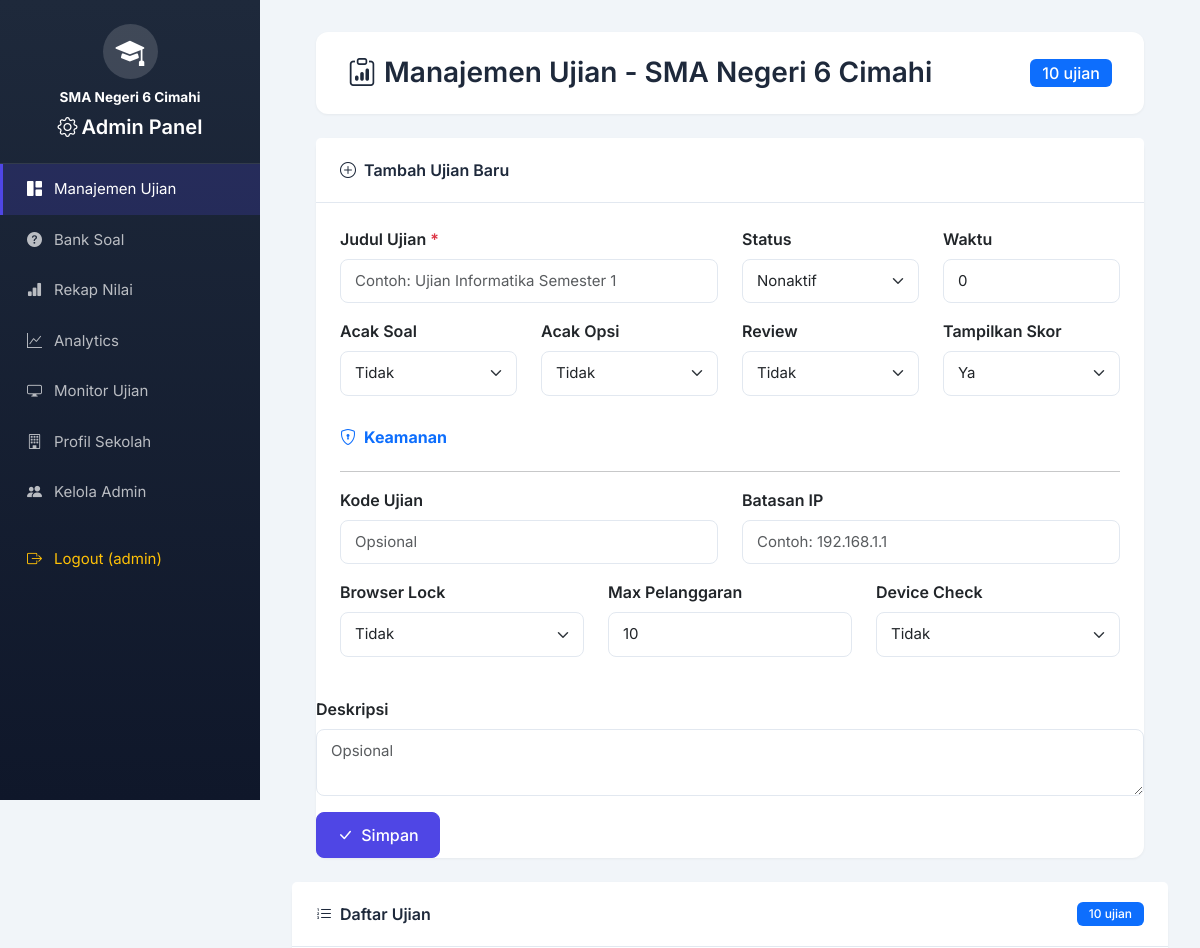
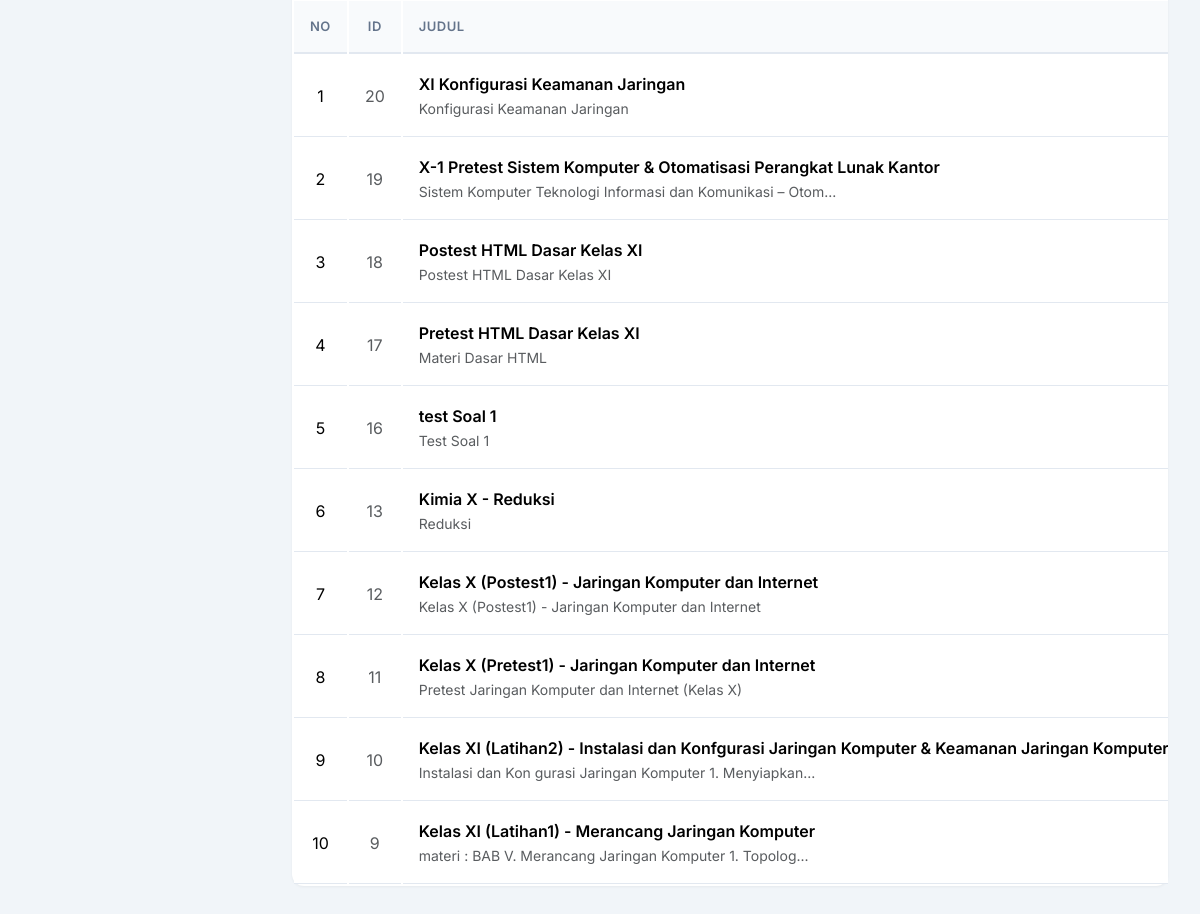
The page /admin/index.php (signed in) on the database as committed earlier (2 pictures, top to bottom).
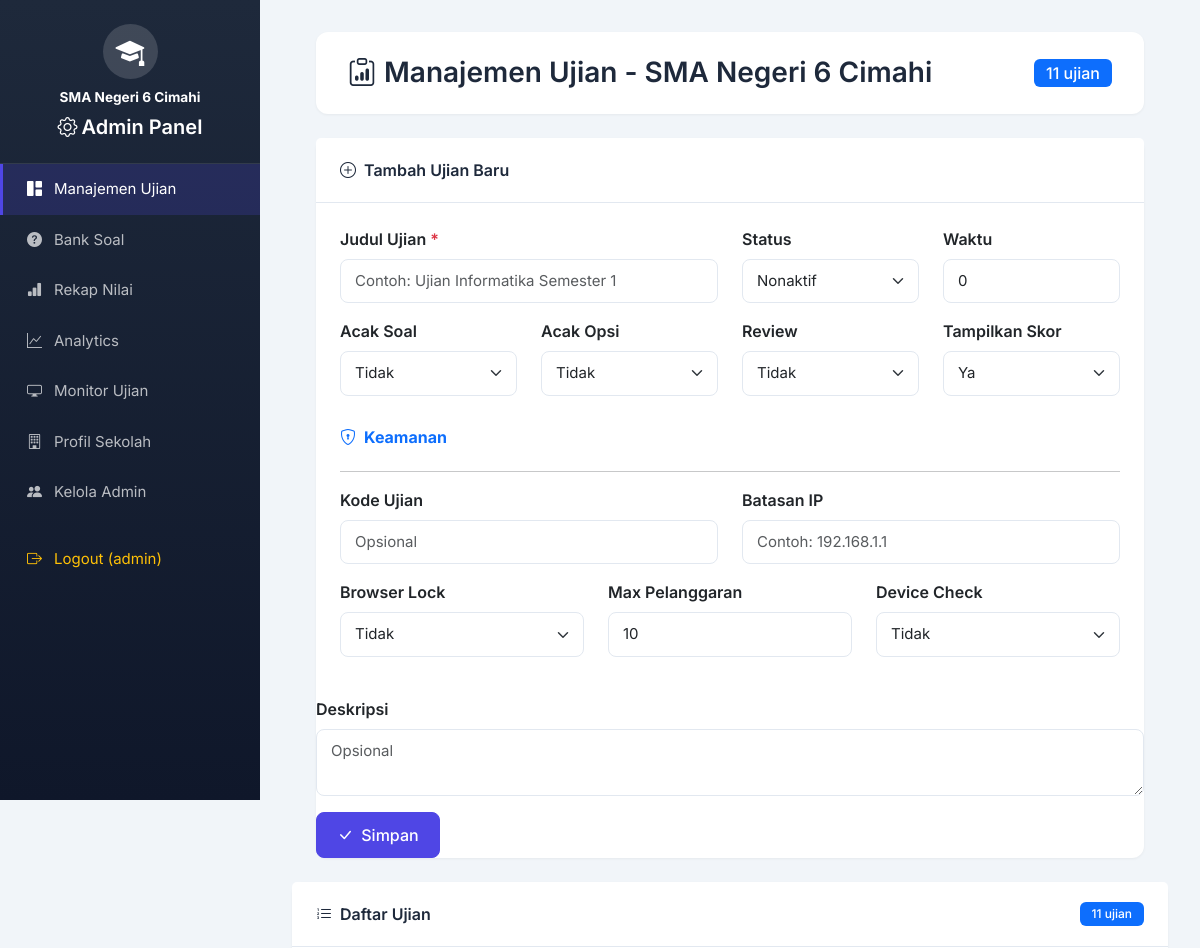
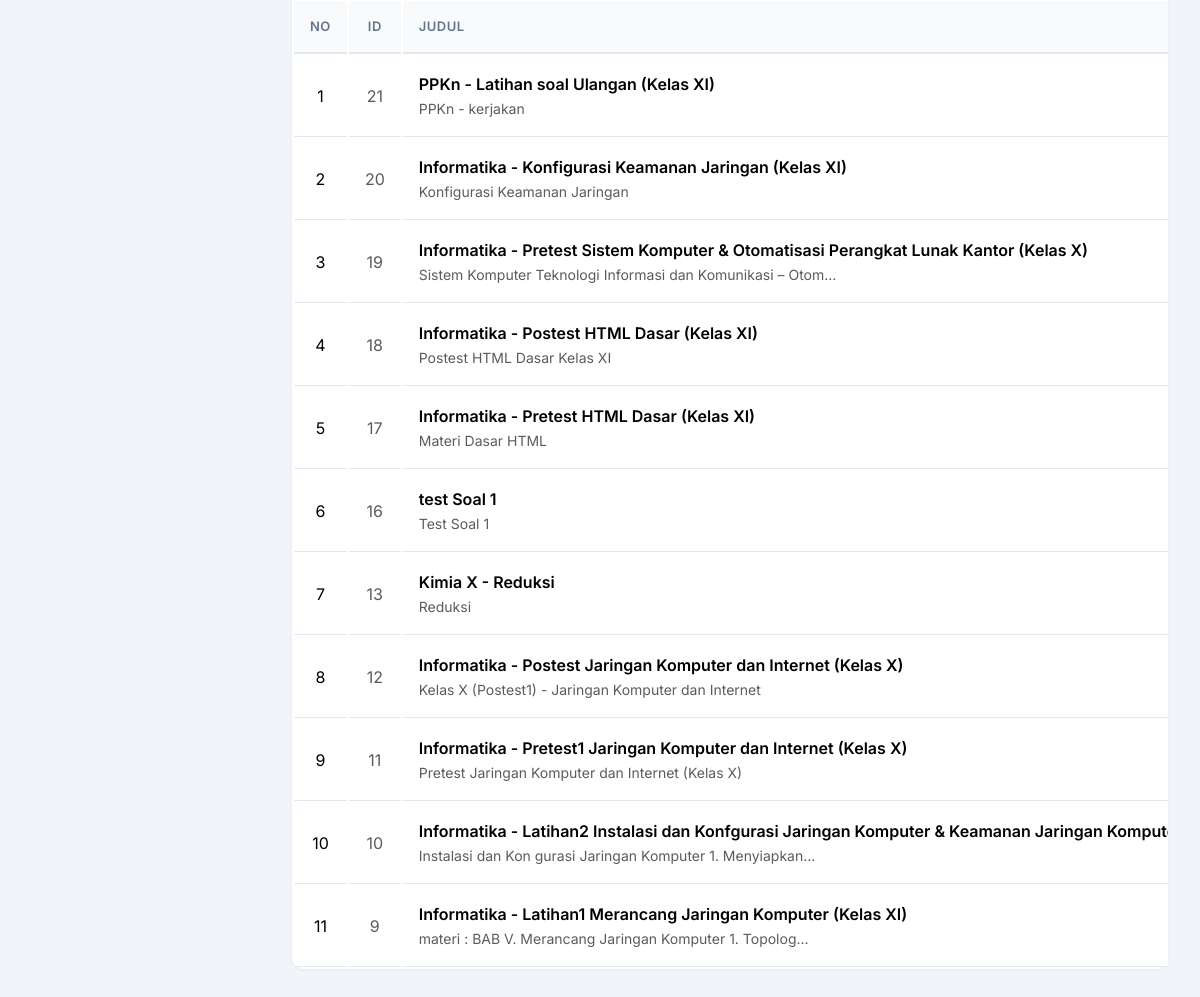
The same page on the database as committed later (2 pictures, top to bottom).
### tables this page shows
CREATE TABLE `konfigurasi_sekolah` (
  `id` int NOT NULL AUTO_INCREMENT,
  `nama_sekolah` varchar(255) NOT NULL DEFAULT 'SMA Negeri 6 Cimahi',
  `logo` varchar(255) DEFAULT NULL,
  `warna_primer` varchar(20) DEFAULT '#667eea',
  `warna_sekunder` varchar(20) DEFAULT '#764ba2',
  `tampilkan_riwayat` enum('ya','tidak') DEFAULT 'ya',
  `created_at` timestamp NULL DEFAULT CURRENT_TIMESTAMP,
  `updated_at` timestamp NULL DEFAULT CURRENT_TIMESTAMP ON UPDATE CURRENT_TIMESTAMP,
  PRIMARY KEY (`id`)
);

CREATE TABLE `ujian` (
  `id` int NOT NULL AUTO_INCREMENT,
  `judul_ujian` varchar(255) NOT NULL,
  `deskripsi` text,
  `status` enum('aktif','nonaktif') DEFAULT 'nonaktif',
  `tgl_dibuat` datetime DEFAULT CURRENT_TIMESTAMP,
  `updated_at` timestamp NULL DEFAULT CURRENT_TIMESTAMP ON UPDATE CURRENT_TIMESTAMP,
  `kode_ujian` varchar(20) DEFAULT NULL,
  `allow_ip` text,
  `enable_browser_lock` enum('ya','tidak') DEFAULT 'tidak',
  `max_violations` int DEFAULT '10',
  `enable_device_check` enum('ya','tidak') DEFAULT 'tidak',
  `waktu_tersedia` int DEFAULT '0',
  `acak_soal` enum('ya','tidak') DEFAULT 'tidak',
  `acak_opsi` enum('ya','tidak') DEFAULT 'tidak',
  `tampilkan_review` enum('ya','tidak') DEFAULT 'tidak',
  `tampilkan_skor` enum('ya','tidak') DEFAULT 'ya',
  PRIMARY KEY (`id`),
  KEY `idx_ujian_status` (`status`,`tgl_dibuat` DESC)
);

### config/init_sekolah.php (called while the page is built, shortened)
<?php
$konfigurasi_cache = null;
function getKonfigurasiSekolah($conn) {
    $result = $conn->query("SELECT * FROM konfigurasi_sekolah LIMIT 1");
    $konfigurasi_cache = $result->fetch_assoc();
    return $konfigurasi_cache;
}
?>

### admin/index.php (the view, shortened to what the rows shown need)
<?php
require_once '../config/database.php';
require_once '../config/init_sekolah.php';
$sekolah = getKonfigurasiSekolah($conn);
$result = $conn->query("SELECT * FROM ujian ORDER BY tgl_dibuat DESC");
?>
<!DOCTYPE html>
<html lang="id">
<head>
    <link href="../vendor/bootstrap/bootstrap.min.css" rel="stylesheet">
    <link rel="stylesheet" href="../vendor/bootstrap-icons/bootstrap-icons.min.css">
</head>
<body>
    <div class="sidebar">
        <div class="sidebar-brand text-center">
            <div class="school-logo mb-2">
                <?php if ($sekolah['logo'] && file_exists('../uploads/' . $sekolah['logo'])): ?>
                    <img src="../uploads/<?= $sekolah['logo'] ?>" alt="Logo" style="width: 100%; height: 100%; object-fit: contain; border-radius: 50%;">
                <?php else: ?>
                    <i class="bi bi-mortarboard-fill" style="font-size: 1.8rem;"></i>
                <?php endif; ?>
            </div>
            <div class="text-white fw-bold" style="font-size: 0.85rem;"><?= htmlspecialchars($sekolah['nama_sekolah']) ?></div>
            <h5 class="mt-2"><i class="bi bi-gear me-1"></i>Admin Panel</h5>
        </div>
    </div>
    <div class="main-content">
        <div class="card animate-fade-in">
            <div class="card-body p-0">
                <?php if ($result->num_rows > 0): ?>
                <div class="table-scroll">
                    <table class="table table-hover mb-0">
                        <thead>
                            <tr>
                                <th class="text-center">No</th>
                                <th class="text-center">ID</th>
                                <th>Judul</th>
                            </tr>
                        </thead>
                        <tbody>
                            <?php $no = 1; while ($row = $result->fetch_assoc()): ?>
                            <tr>
                                <td class="text-center"><?= $no++ ?></td>
                                <td class="text-center text-muted"><?= $row['id'] ?></td>
                                <td>
                                    <div class="fw-semibold"><?= htmlspecialchars($row['judul_ujian']) ?></div>
                                    <small class="text-muted"><?= htmlspecialchars(mb_strimwidth($row['deskripsi'] ?? '', 0, 60, '...')) ?></small>
                                </td>
                            </tr>
                            <?php endwhile; ?>
                        </tbody>
                    </table>
                </div>
                <?php endif; ?>
            </div>
        </div>
        </div>
</body>
</html>

Rows that differ between the two databases and show on the page:
added ujian: id "21", judul_ujian "PPKn - Latihan soal Ulangan (Kelas XI)", deskripsi "PPKn - kerjakan"
changed ujian "Konfigurasi Keamanan Jaringan": judul_ujian "XI Konfigurasi Keamanan Jaringan" → "Informatika - Konfigurasi Keamanan Jaringan (Kelas XI)"
changed ujian "Sistem Komputer Teknologi Informasi dan Komunikasi – Otom...": judul_ujian "X-1 Pretest Sistem Komputer & Otomatisasi Perangkat Lunak Kantor" → "Informatika - Pretest Sistem Komputer & Otomatisasi Perangkat Lunak Kantor (Kelas X)"
changed ujian "Postest HTML Dasar Kelas XI": judul_ujian "Postest HTML Dasar Kelas XI" → "Informatika - Postest HTML Dasar (Kelas XI)"
changed ujian "Materi Dasar HTML": judul_ujian "Pretest HTML Dasar Kelas XI" → "Informatika - Pretest HTML Dasar (Kelas XI)"
changed ujian "Kelas X (Postest1) - Jaringan Komputer dan Internet": judul_ujian "Kelas X (Postest1) - Jaringan Komputer dan Internet" → "Informatika - Postest Jaringan Komputer dan Internet (Kelas X)"
changed ujian "Pretest Jaringan Komputer dan Internet (Kelas X)": judul_ujian "Kelas X (Pretest1) - Jaringan Komputer dan Internet" → "Informatika - Pretest1 Jaringan Komputer dan Internet (Kelas X)"
changed ujian "Instalasi dan Kon gurasi Jaringan Komputer 1. Menyiapkan...": judul_ujian "Kelas XI (Latihan2) - Instalasi dan Konfgurasi Jaringan Komputer & Keamanan Jaringan Komputer" → "Informatika - Latihan2 Instalasi dan Konfgurasi Jaringan Komputer & Keamanan Jaringan…"
changed ujian "materi : BAB V. Merancang Jaringan Komputer 1. Topolog...": judul_ujian "Kelas XI (Latihan1) - Merancang Jaringan Komputer" → "Informatika - Latihan1 Merancang Jaringan Komputer (Kelas XI)"
Other text that changed with them:
$result->num_rows: "10" → "11"
